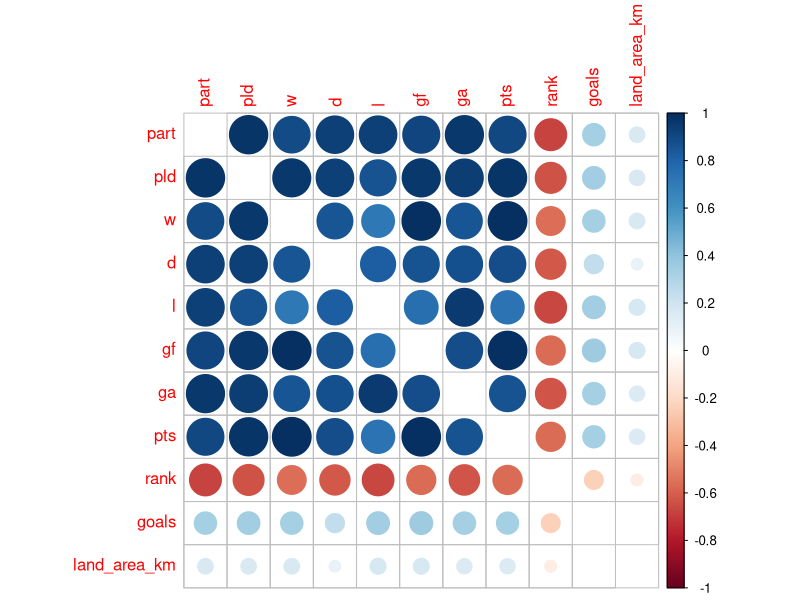
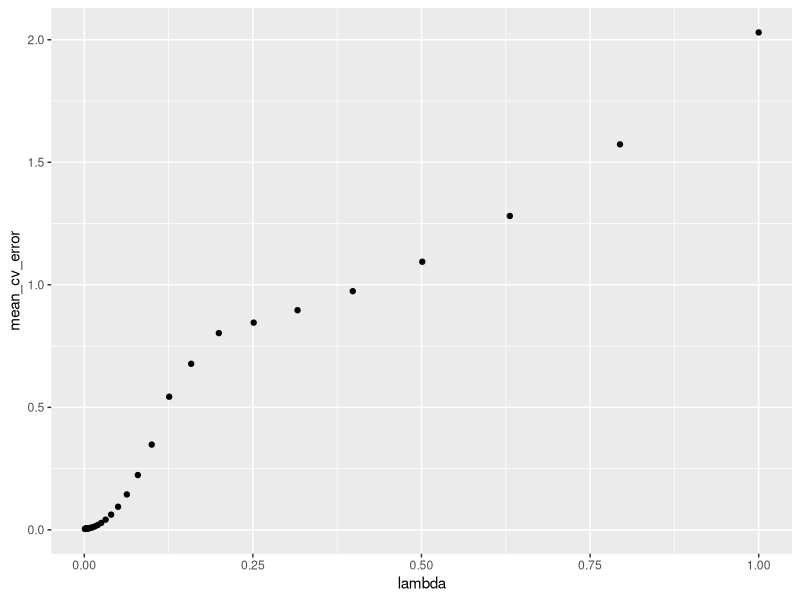
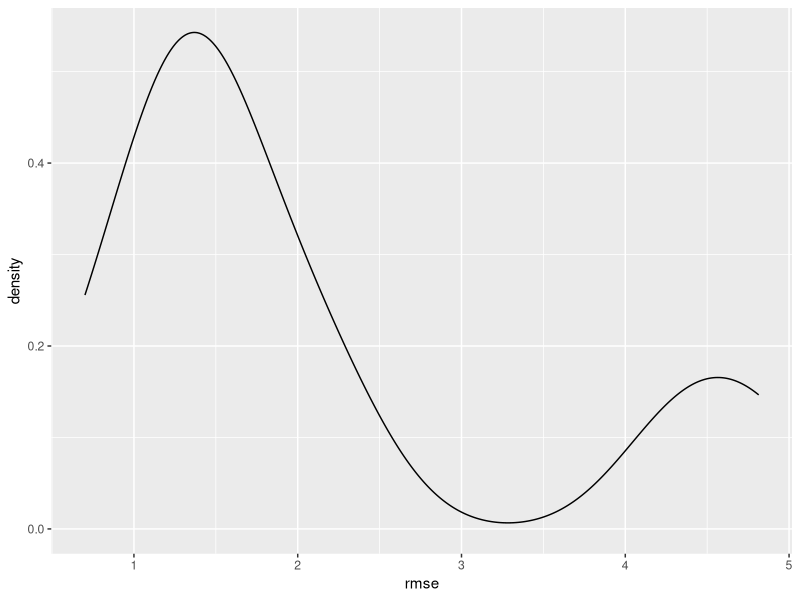
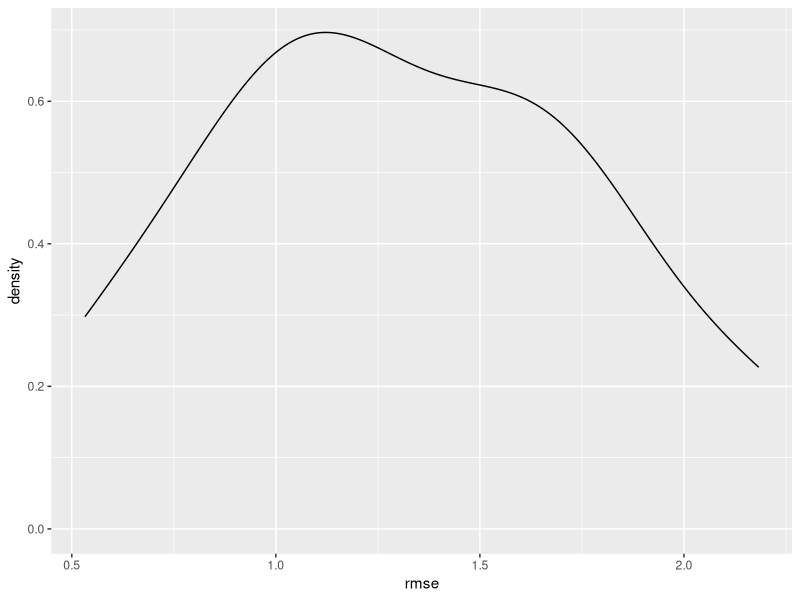
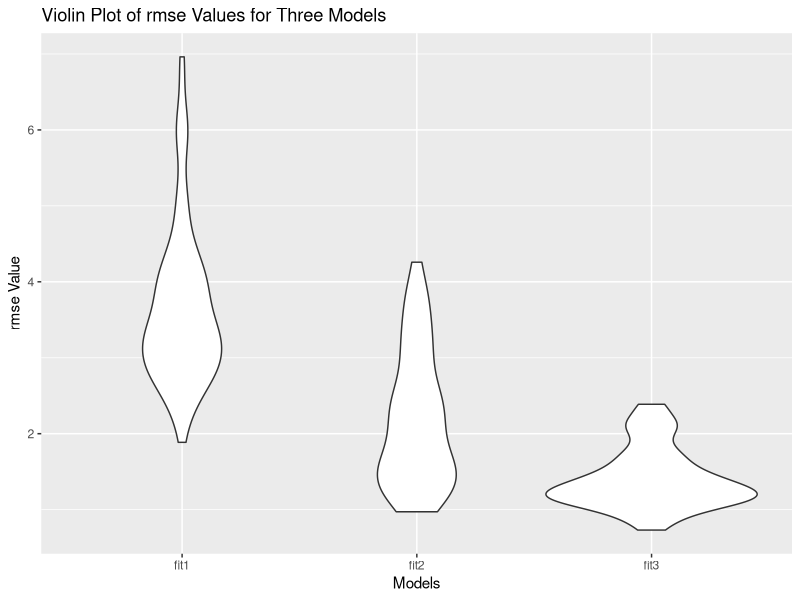

Recreate these plots in R, in order.
## ---- chunk 1
knitr::opts_chunk$set(echo = TRUE)
## ---- chunk 2
library(tidyverse)
library(corrplot)
library(glmnet)
library(modelr)
## ---- chunk 3
data <- read.csv("./data/12_4_dataset.csv") %>% 
  na.omit() %>% 
  select(-country)
#hist.data.frame(data, nclass = 8)
num = data[2:14] %>% 
  select(-gd, -player)
#summary(num)
corrplot(cor(num),  diag = FALSE)
## ---- chunk 4
model_step_wise = step(glm(w ~ ., data = data), direction = "both")
model_forward = step(glm(w ~ 1, data = data), direction = "forward", scope = formula(lm(gf ~ ., data = data)), test = "F")
model_backward = step(glm(w ~ ., data = data), direction = "backward", test = "F")
model_step_wise
model_forward
model_backward
## ---- chunk 5
predictor_state = num%>%
  select(-w)

lambda_seq <- 10^seq(-3, 0, by = .1)
set.seed(2022)
cv_object <- cv.glmnet(as.matrix(predictor_state), num$w,
lambda = lambda_seq,
nfolds = 5)
cv_object
tibble(lambda = cv_object$lambda,
mean_cv_error = cv_object$cvm) %>%
ggplot(aes(x = lambda, y = mean_cv_error)) +
geom_point()
lambda = cv_object$lambda.min

fit_bestcv <- glmnet(as.matrix(predictor_state), num$gf, lambda = cv_object$lambda.min)
coef(fit_bestcv)
lambda

## ---- chunk 6
cv_df = 
  crossv_kfold(data, k = 10) %>%
  mutate(
    train = map(train, as_tibble),
    test = map(test, as_tibble)
  ) %>%
  mutate(
    fit = map(train, ~glm(w ~ pld + d + rank+ gf, data = .x)),
    rmse = map2_dbl(fit, test, ~rmse(model = .x, data = .y))
  )

models <- map(cv_df$train, ~ glm(w ~ pld + d + rank+ gf, data = .))
summary(map2_dbl(models, cv_df$test, modelr::rmse))

cv_df %>%
  ggplot(aes(x = rmse)) +
  geom_density()


cv_df2 = 
  crossv_kfold(data, k = 10) %>%
  mutate(
    train = map(train, as_tibble),
    test = map(test, as_tibble)
  ) %>%
  mutate(
    fit = map(train, ~glm(w ~ pld + d + rank + gf + ga, data = .x)),
    rmse = map2_dbl(fit, test, ~rmse(model = .x, data = .y))
  )

models <- map(cv_df2$train, ~ glm(w ~ pld + d + rank + gf+ ga, data = .))
summary(map2_dbl(models, cv_df2$test, modelr::rmse))

cv_df2 %>%
  ggplot(aes(x = rmse)) +
  geom_density()
## ---- chunk 7
cv_df =
  crossv_mc(data, 100) %>% 
  mutate(
    train = map(train, as_tibble),
    test = map(test, as_tibble))

cv_df =
  cv_df %>% 
  mutate(
    train = map(train, as_tibble),
    test = map(test, as_tibble))

cv_df = 
  cv_df %>% 
  mutate(
    fit1  = map(train, ~lm(w ~ pld + d + rank, data = .x)),
    fit2  = map(train, ~lm(w ~ pld + d + rank + gf, data = .x)),
    fit3  = map(train, ~lm(w ~ pld + d + rank + gf + ga, data = .x))) %>% 
  mutate(
    rmse_fit1 = map2_dbl(fit1, test, ~rmse(model = .x, data = .y)),
    rmse_fit2 = map2_dbl(fit2, test, ~rmse(model = .x, data = .y)),
    rmse_fit3 = map2_dbl(fit3, test, ~rmse(model = .x, data = .y)))

cv_df %>% 
  select(starts_with("rmse")) %>% 
  pivot_longer(
    everything(),
    names_to = "model", 
    values_to = "rmse",
    names_prefix = "rmse_") %>% 
  mutate(model = fct_inorder(model)) %>% 
  ggplot(aes(x = model, y = rmse)) + geom_violin()+
  ylab("rmse Value") +
  xlab("Models") +
  labs(title = "Violin Plot of rmse Values for Three Models")
## ---- chunk 8
summary(glm(w ~ pld + d + rank + gf+ ga, data = data))
## ---- chunk 9
filter_data = data %>% 
  select( -player) %>%  
  na.omit()
m=glm(w~., data = filter_data)
m=lm(w~pld+d+rank, data = num)
summary(m)

